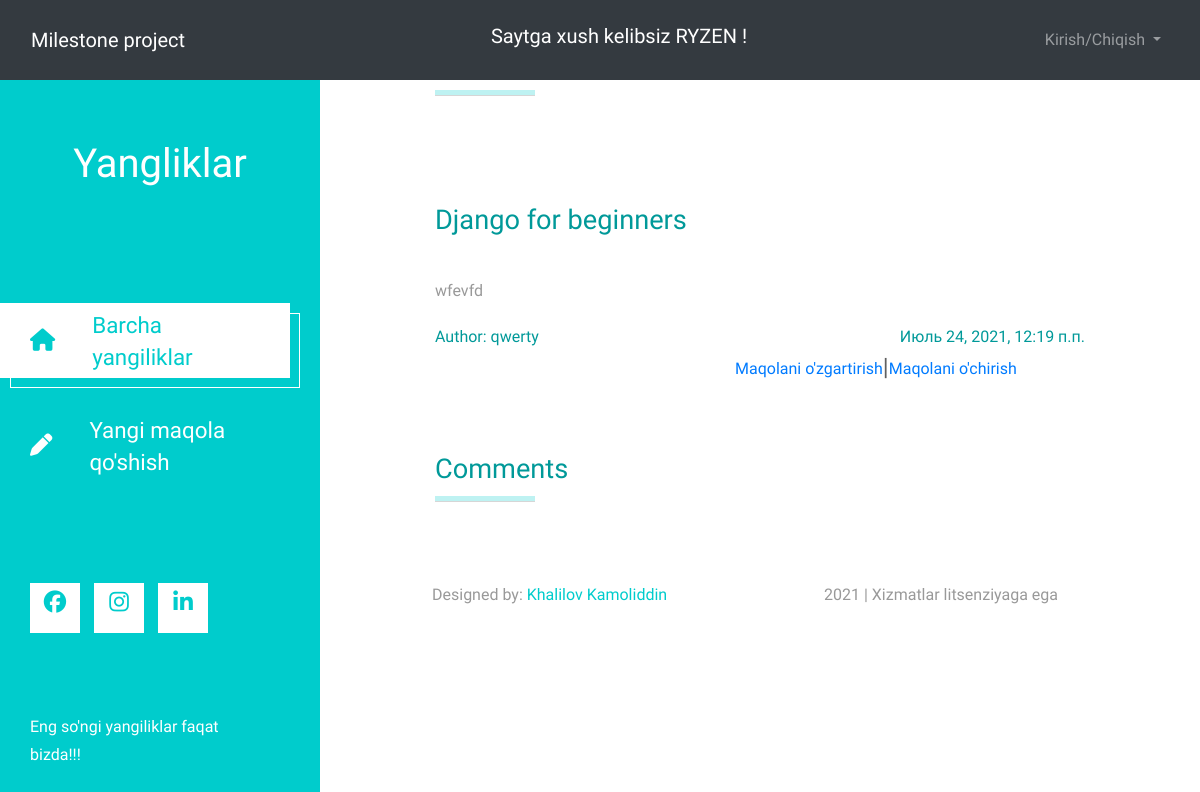
The app's page /articles/8/ (signed in), older data.
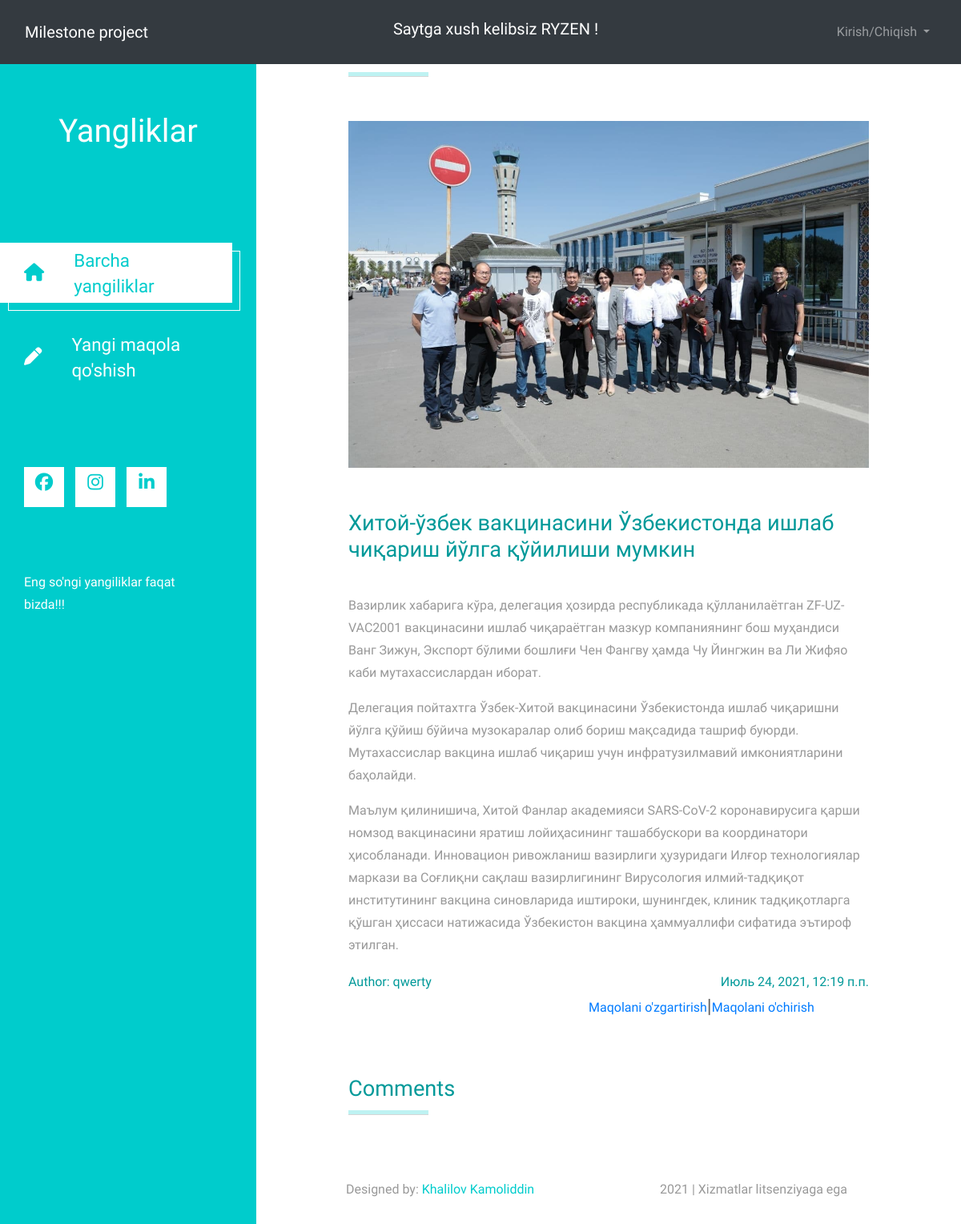
The same page, newer data.
### accounts/models.py (models this page shows)
class CustomUser(AbstractUser):
    age = models.PositiveIntegerField(null=True, blank=True)

### articles/models.py (models this page shows, shortened)
class Article(models.Model):
    title = models.CharField(max_length=150)
    summary = models.CharField(max_length=200, blank=True)
    body = RichTextField()
    photo = models.ImageField(upload_to='images/', blank=True)
    date = models.DateTimeField(auto_now_add=True)
    author = models.ForeignKey(
        get_user_model(), on_delete=models.CASCADE,
    )

### articles/views.py (the view)
# urls.py: path('<int:pk>/', ArticleDetailView.as_view(), name='article_detail'),
class ArticleDetailView(LoginRequiredMixin, DetailView):
    model = Article
    template_name = 'article_detail.html'

### templates/article_detail.html (shortened to what this page needs)
{% extends 'base.html' %}
{% load static %}
{% block content %}
<header class="tm-header" id="tm-header" style="margin-top:60px">
        <div class="tm-header-wrapper">
            <div class="tm-site-header">
                <h1 class="text-center">Yangliklar</h1>
            </div>
            <nav class="tm-nav" id="tm-nav">
                <ul>
                    <li class="tm-nav-item active"><a href="{% url 'article_list' %}" class="tm-nav-link">
                        <i class="fas fa-home"></i>
                        Barcha yangiliklar
                    </a></li>
                    <li class="tm-nav-item"><a href="{% url 'article_new' %}" class="tm-nav-link">
                        <i class="fas fa-pen"></i>
                        Yangi maqola qo'shish
                    </a></li>
                </ul>
            </nav>
            <div class="tm-mb-65">
                <a rel="nofollow" href="https://www.facebook.com/kamoliddin.xalilov" class="tm-social-link">
                    <i class="fab fa-facebook tm-social-icon"></i>
                </a>
                <a href="https://www.instagram.com/x.kamoliddinn/" class="tm-social-link">
                    <i class="fab fa-instagram tm-social-icon"></i>
                </a>
                <a href="linkedin.com/in/kamoliddin-xalilov-6a7314124" class="tm-social-link">
                    <i class="fab fa-linkedin tm-social-icon"></i>
                </a>
            </div>
            <p class="tm-mb-80 pr-5 text-white">
                Eng so'ngi yangiliklar faqat bizda!!!
            </p>
        </div>
    </header>
    <div class="container-fluid">
        <main class="tm-main">
            <div class="row tm-row tm-mb-45">
                <div class="col-12">
                    <hr class="tm-hr-primary tm-mb-55">
                    {% if article.photo %}
                    <img src="{{article.photo.url}}" alt="Image" class="img-fluid">
                    {% endif %}
                </div>
            </div>
            <div class="row tm-row tm-mb-40">
                <div class="col-12">
                    <div class="mb-4">
                        <h2 class="pt-2 tm-mb-40 tm-color-primary tm-post-title">{{article.title}}</h2>
                        <p>{{article.body | safe }}</p>
                        <div class="d-flex justify-content-between tm-pt-15">
                            <span class="tm-color-primary">Author: {{article.author}}</span>
                            <span class="tm-color-primary">{{article.date}}</span>
                        </div>
                        <div class="d-flex tm-pt-15" style="margin-left:300px">
                            <a href="{% url 'article_edit' article.pk %}">Maqolani o'zgartirish</a>
                            <h4>|</h4>
                            <a href="{% url 'article_delete' article.pk %}">Maqolani o'chirish</a>
                        </div>
                                    <div class="row tm-row tm-mb-10">
                            <br><br>
                    </div>
                    <div style="width:100%;">
                        <h2 class="tm-color-primary tm-post-title">Comments</h2>
                        <hr class="tm-hr-primary tm-mb-45">
                    </div>
                </div>
            </div>
            <div class="row tm-row tm-mb-10">
                <br>
            </div><br>
            <footer class="row tm-row" style="width:100%;">
                <div class="col-md-6 col-12 tm-color-gray">
                    Designed by: <a rel="nofollow" target="_parent" href="https://www.linkedin.com/in/kamoliddin-xalilov-6a7314124?lipi=urn%3Ali%3Apage%3Ad_flagship3_profile_view_base_contact_details%3BkyBBEvm4Sx2JoaPfP81drg%3D%3D" class="tm-external-link">Khalilov Kamoliddin</a>
                </div>
                <div class="col-md-6 col-12 tm-color-gray tm-copyright">
                    2021 | Xizmatlar litsenziyaga ega
                </div>
            </footer>
        </main>
    </div>
{% endblock %}

### templates/base.html (shortened to what this page needs)
{% load static %}
<!DOCTYPE html>
<html lang="en">
<head>
    <link href="https://cdn.jsdelivr.net/npm/bootstrap@5.0.2/dist/css/bootstrap.min.css" rel="stylesheet">
    <link rel="stylesheet" href="{% static 'fontawesome/css/all.min.css' %}">
    <link href="{% static 'css/bootstrap.min.css' %}" rel="stylesheet">
    <link href="{% static 'css/templatemo-xtra-blog.css' %}" rel="stylesheet">
	<link rel="stylesheet" href="{% static 'css/font-awesome.min.css' %}">
	<link rel="stylesheet" href="{% static 'css/templatemo-style.css' %}">
</head>
<body>
    <nav class="navbar navbar-expand-lg navbar-dark bg-dark fixed-top">
      <div class="container-fluid">
        <a class="navbar-brand" href="{% url 'home' %}">Milestone project</a>
          <div style="color:#fff">
        {% if user.is_authenticated %}
            <h5>Saytga xush kelibsiz {{user.username | upper}} !   <h5/>
        {% else %}
            <h5>Saytning to'liq imkoniyatlaridan foydalanish uchun ro'yxatdan o'ting !</h5>
        {% endif %}
</div>
        <div id="navbarNavDarkDropdown" style="text-align: right">
          <ul class="navbar-nav">
            <li class="nav-item dropdown">
               <div class="navbar-text" >
              <a class="nav-link dropdown-toggle"  href="#" id="navbarDarkDropdownMenuLink" role="button" data-bs-toggle="dropdown" aria-expanded="false">
                Kirish/Chiqish
              </a>
                </div>
            </li>
          </ul>
        </div>
      </div>
    </nav>
    <main>
      {% block content %}
      {% endblock content %}
    </main>
</body>
</html>

### static/css/templatemo-xtra-blog.css (style rules this page uses)
html { overflow-x: hidden; }
body { margin: 0; padding: 0; font-family: 'Source Sans Pro', sans-serif; font-size: 19px; line-height: 2em; overflow-x: hidden; }
p, span { color: #999; }
hr { border-top-color: #CCC; margin-top: 10px; margin-bottom: 10px; }
.tm-header { background-color: #0CC; color: white; position: fixed; top: 0; left: 0; bottom: 0; z-index: 100; width: 400px; overflow-y: visible; }
.tm-header-wrapper { overflow-y: scroll; scrollbar-width: none; -ms-overflow-style: none; padding: 30px; width: 100%; height: 100%; }
.tm-site-header { margin-top: 50px; margin-bottom: 115px; }
.tm-main { margin-left: 400px; padding: 80px 100px 25px; }
.tm-row { max-width: 980px; justify-content: space-between; }
.tm-nav { margin-bottom: 100px; }
.tm-nav-item { list-style: none; margin-bottom: 30px; }
.tm-nav-link { color: white; background-color: transparent; height: 75px; width: 100%; max-width: 300px; display: flex; align-items: center; font-size: 1.4rem; padding: 30px; }
.tm-nav-item:hover .tm-nav-link, .tm-nav-item.active .tm-nav-link { color: #0CC; background-color: white; text-decoration: none; }
.tm-nav ul { position: relative; }
.tm-nav-item:hover:after, .tm-nav-item.active:after { content: ''; width: 100%; max-width: 300px; height: 75px; display: block; border: 1px solid white; margin-left: 10px; margin-top: -65px; position: absolute; z-index: -1000; }
.tm-nav-link i { margin-right: 37px; }
ul { margin: 0; padding: 0; }
.tm-nav { margin-left: -30px; }
.tm-social-link { display: inline-block; background-color: white; font-size: 1.4rem; width: 50px; height: 50px; text-align: center; padding-top: 8px; margin-right: 15px; margin-bottom: 15px; }
.tm-social-icon { color: #0CC; transition: all 0.3s ease; }
.tm-post-title { font-size: 1.7rem; transition: all 0.3s ease; }
.tm-external-link { color: #0CC; }
.tm-copyright { text-align: right; }
hr.tm-hr-primary { border-top: 5px solid #0CC; }
.tm-mb-40 { margin-bottom: 40px; }
.tm-mb-45 { margin-bottom: 45px; }
.tm-mb-55 { margin-bottom: 55px; }
.tm-mb-65 { margin-bottom: 65px; }
.tm-mb-80 { margin-bottom: 80px; }
.tm-color-primary, span.tm-color-primary { color: #099; }
a.tm-color-gray, .tm-color-gray { color: #999; }
@media (max-width: 1540px) { .tm-header { width: 320px; } }
@media (max-width: 1540px) { .tm-main { margin-left: 320px; width: calc(100% - 320px); } }
@media (max-width: 1288px) { .tm-social-link { margin-right: 10px; } }
* { box-sizing: border-box; }
.row::after { content: ""; clear: both; display: table; }

### static/css/templatemo-style.css (style rules this page uses)
body { background: #ffffff; font-family: 'Raleway', sans-serif; font-size: 16px; color: #606060; position: relative; }
html, body { width: 100%; overflow-x: hidden; }
h1,h2,h3 { font-weight: 300; }
p { line-height: 28px; }
hr { border-color: #f2f2f2; width: 100px; margin-bottom: 40px; }

Row changes from the older to the newer data that the page shows:
changed Article "qwerty": photo: picture added; title "Django for beginners" → "Хитой-ўзбек вакцинасини Ўзбекистонда ишлаб чиқариш йўлга қўйилиши мумкин"; body "wfevfd" → "Вазирлик хабарига кўра, делегация ҳозирда республикада қўлланилаётган ZF-UZ-VAC2001 вакцинасини ишлаб чиқараётган мазкур компаниянинг бош муҳандиси Ванг Зижун, Экспорт бўлими бошлиғи Чен Фангву ҳамда Чу Йингжин ва Ли Жифяо каби мутахассислардан иборат. Делегация пойтахтга Ўзбек-Хитой вакцинасини Ўзбекистонда ишлаб чиқаришни йўлга қўйиш бўйича музокаралар олиб бориш мақсадида ташриф буюрди. Мутахассислар вакцина ишлаб чиқариш учун инфратузилмавий имкониятларини баҳолайди. Маълум қилинишича, Хитой Фанлар академияси SARS-CoV-2 коронавирусига қарши номзод вакцинасини яратиш лойиҳасининг ташаббускори ва координатори ҳисобланади. Инновацион ривожланиш вазирлиги ҳузуридаги Илғор технологиялар…"
